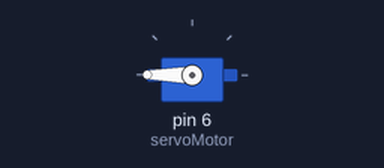
Recording of a sketch running on a simulated Arduino Uno, built with avr-gcc and run on an emulated ATmega328P. On the bench: servo.

Above: at 1.05 s.
Timing chart, 0 to 4.0 s (numbered marks = the images above):
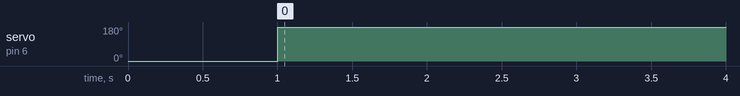

Measured:
- by itself, servo on pin 6 (servoMotor): 0° → 180° at 1.0 s

The sketch:

servo_180.ino
```cpp
// Libreria para controlar el servo
#include <Servo.h>

Servo servoMotor;

void setup() {
  // Monitor serial para mostrar el resultado
  Serial.begin(9600);
  // Iniciacion del servo en el pin 6
  servoMotor.attach(6);
  // Inicializar el servomotor en el angulo 0
  servoMotor.write(0);
  delay(1000);
}

void loop() {
  // Desplaza a la posición 180º
  servoMotor.write(180);
  // Espera 1 segundo
  delay(1000);
  servoMotor.write(0);
}
```
